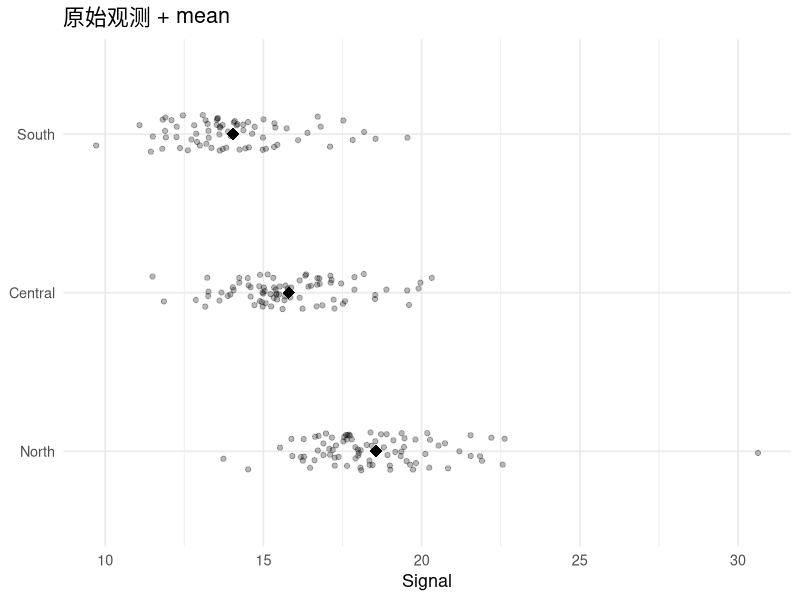
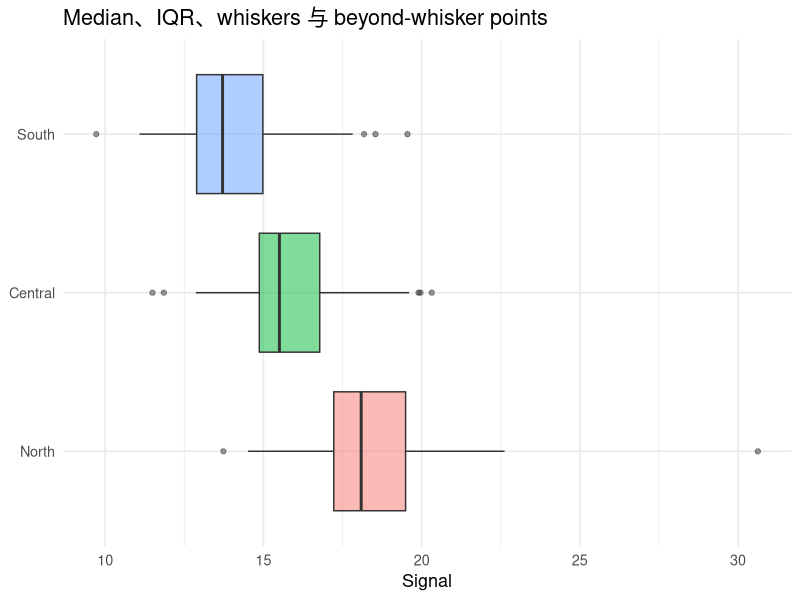
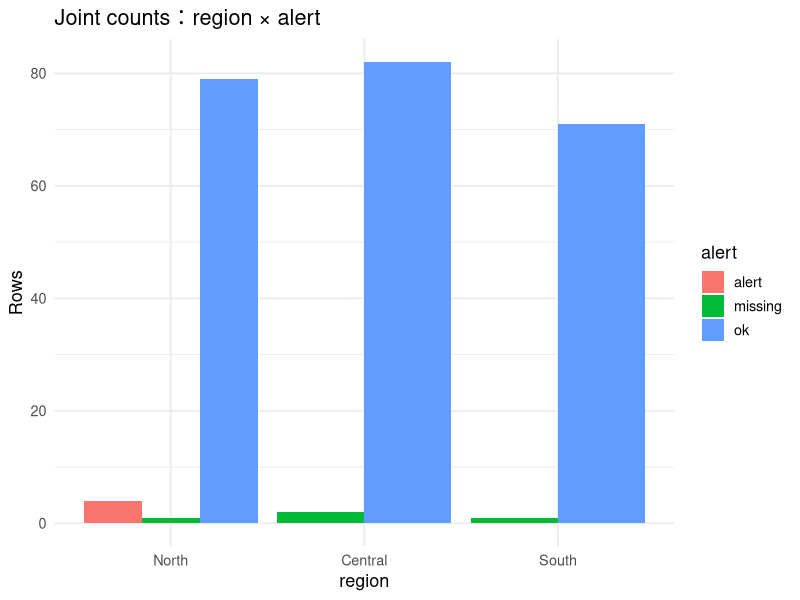
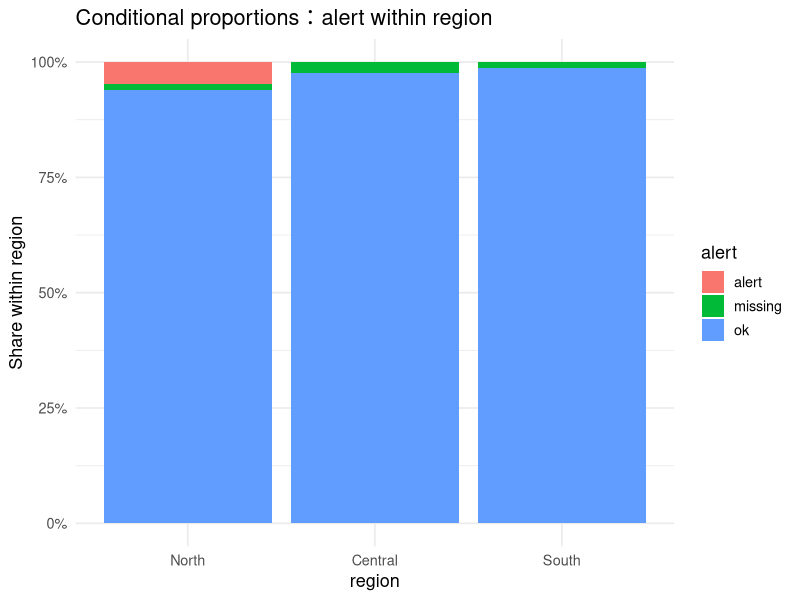
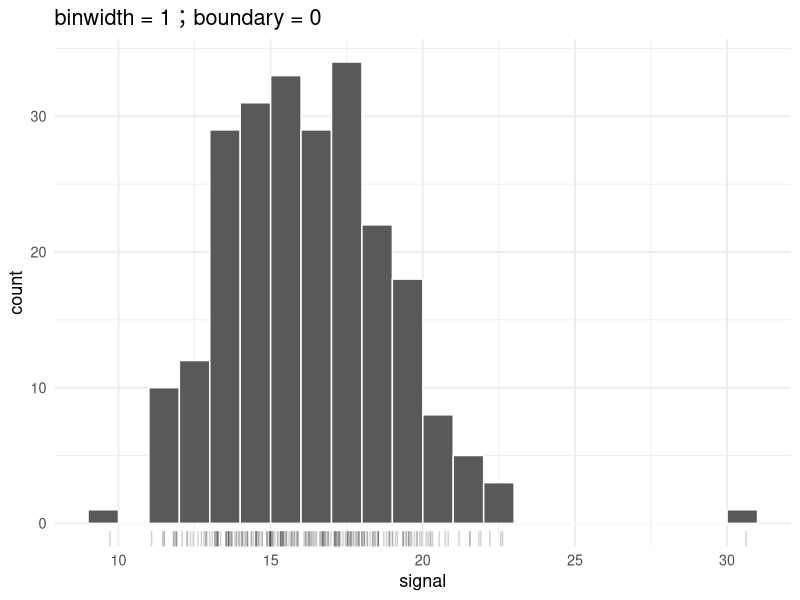
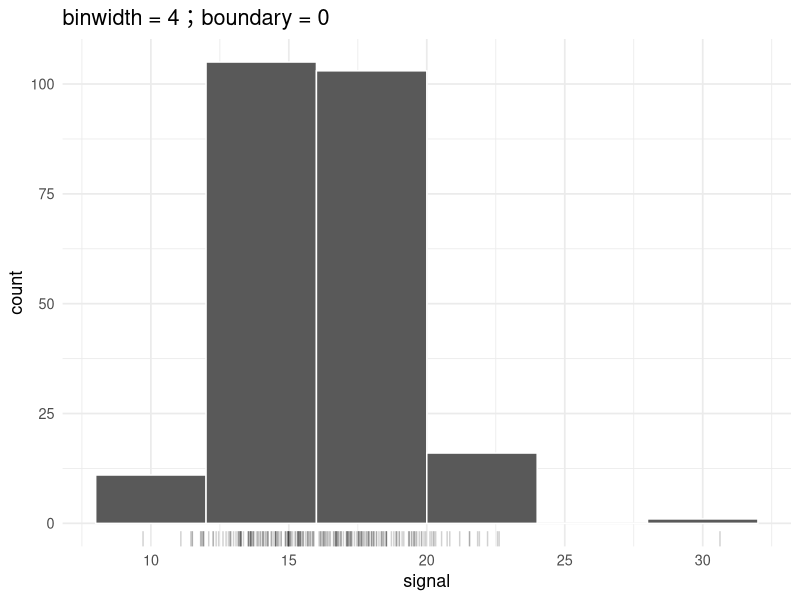
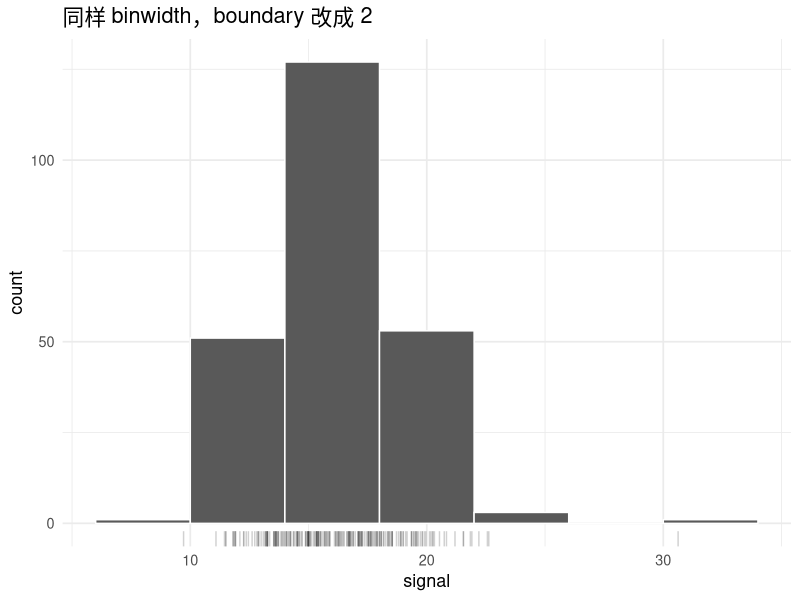
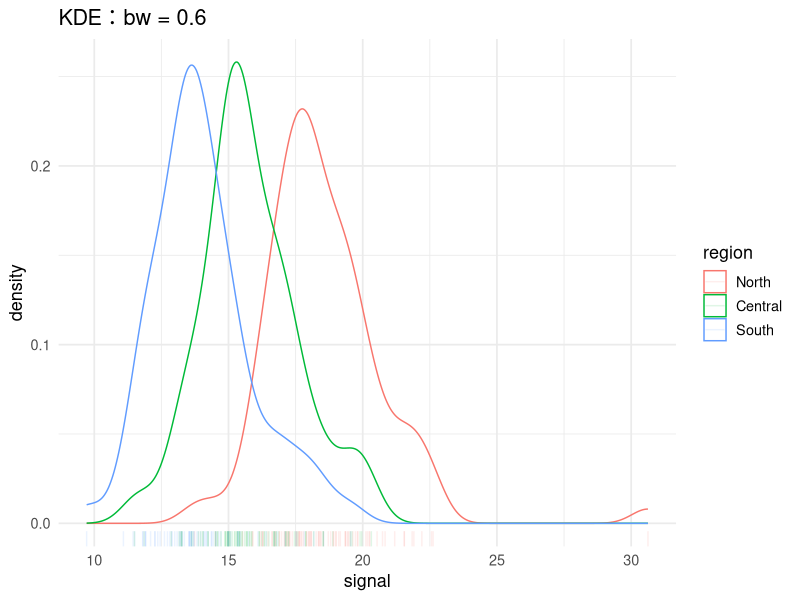

Source code (R) for these figures, in order:
## ---- chunk 1
library(tidyverse)
theme_set(theme_minimal(base_size = 13))

observations <- tidyr::expand_grid(device_num = 1:20, day = 1:12) |>
  mutate(
    device = sprintf("D%02d", device_num),
    region = factor(c("North", "Central", "South")[(device_num - 1) %% 3 + 1],
                    levels = c("North", "Central", "South")),
    load = 20 + 1.7 * day + recode(region, North = 3, Central = 0, South = -2) +
      ((device_num * 17 + day * 7) %% 11 - 5) / 2,
    signal = 4 + 0.38 * load + 2 * sin(day * pi / 6) +
      recode(region, North = 1.5, Central = 0, South = -1) +
      ((device_num * 5 + day * 3) %% 7 - 3) * 0.4,
    events = pmax(0, round(load / 6 + recode(region, North = 2, Central = 1, South = 0) +
                           ((device_num + day) %% 3 - 1))),
    signal = if_else(device_num == 7 & day == 8, signal + 12, signal),
    signal = if_else(
      (device_num == 3 & day == 4) |
      (device_num == 8 & day == 9) |
      (device_num == 14 & day == 2) |
      (device_num == 19 & day == 11),
      NA_real_, signal),
    alert = case_when(is.na(signal) ~ "missing", signal >= 22 ~ "alert", TRUE ~ "ok")
  ) |>
  select(device, device_num, region, day, load, signal, events, alert)

stopifnot(nrow(observations) == 240, sum(is.na(observations$signal)) == 4)
glimpse(observations)
head(observations, 8)
## ---- chunk 2
raw_and_mean <- ggplot(observations, aes(signal, region)) +
  geom_jitter(width = 0, height = 0.12, alpha = 0.28, na.rm = TRUE) +
  stat_summary(fun = mean, geom = "point", shape = 18, size = 4,
               color = "black", na.rm = TRUE) +
  labs(title = "原始观测 + mean", x = "Signal", y = NULL)

boxplots <- ggplot(observations, aes(signal, region, fill = region)) +
  geom_boxplot(alpha = 0.5, na.rm = TRUE, show.legend = FALSE) +
  labs(title = "Median、IQR、whiskers 与 beyond-whisker points",
       x = "Signal", y = NULL)

raw_and_mean
boxplots
## ---- chunk 3
count_plot <- ggplot(observations, aes(region, fill = alert)) +
  geom_bar(position = "dodge") +
  labs(title = "Joint counts：region × alert", y = "Rows")

conditional_plot <- ggplot(observations, aes(region, fill = alert)) +
  geom_bar(position = "fill") +
  scale_y_continuous(labels = scales::label_percent()) +
  labs(title = "Conditional proportions：alert within region",
       y = "Share within region")

count_plot
conditional_plot

count_table <- observations |>
  count(region, alert) |>
  group_by(region) |>
  mutate(within_region = n / sum(n)) |>
  ungroup()
count_table
## ---- chunk 4
hist_narrow <- ggplot(observations, aes(signal)) +
  geom_histogram(binwidth = 1, boundary = 0, color = "white", na.rm = TRUE) +
  geom_rug(alpha = 0.18, na.rm = TRUE) +
  labs(title = "binwidth = 1；boundary = 0")

hist_wide <- ggplot(observations, aes(signal)) +
  geom_histogram(binwidth = 4, boundary = 0, color = "white", na.rm = TRUE) +
  geom_rug(alpha = 0.18, na.rm = TRUE) +
  labs(title = "binwidth = 4；boundary = 0")

hist_shifted <- ggplot(observations, aes(signal)) +
  geom_histogram(binwidth = 4, boundary = 2, color = "white", na.rm = TRUE) +
  geom_rug(alpha = 0.18, na.rm = TRUE) +
  labs(title = "同样 binwidth，boundary 改成 2")

hist_narrow
hist_wide
hist_shifted
## ---- chunk 5
kde_narrow <- ggplot(observations, aes(signal, color = region)) +
  geom_density(bw = 0.6, na.rm = TRUE) +
  geom_rug(alpha = 0.12, na.rm = TRUE) +
  labs(title = "KDE：bw = 0.6")

kde_smooth <- ggplot(observations, aes(signal, color = region)) +
  geom_density(bw = 2.0, na.rm = TRUE) +
  geom_rug(alpha = 0.12, na.rm = TRUE) +
  labs(title = "KDE：bw = 2.0")

violins <- ggplot(observations, aes(region, signal, fill = region)) +
  geom_violin(trim = FALSE, alpha = 0.45, na.rm = TRUE, show.legend = FALSE) +
  geom_boxplot(width = 0.13, outlier.shape = NA, na.rm = TRUE) +
  labs(title = "Violin（mirrored KDE）+ boxplot", x = NULL, y = "Signal")

kde_narrow
kde_smooth
violins
## ---- chunk 6
category_joint <- observations |>
  count(region, alert) |>
  ggplot(aes(alert, region, size = n, color = n)) +
  geom_point() +
  scale_size_area(max_size = 15) +
  labs(title = "Categorical joint counts", size = "Rows", color = "Rows")

points <- ggplot(observations, aes(load, signal)) +
  geom_point(alpha = 0.25, na.rm = TRUE) +
  labs(title = "Scatter：overlap 可能掩盖局部密度")

binned <- ggplot(observations, aes(load, signal)) +
  geom_bin_2d(binwidth = c(3, 2), na.rm = TRUE) +
  labs(title = "2-D histogram：cell color = joint count")

category_joint
points
binned
## ---- chunk 7
measurements_long <- observations |>
  pivot_longer(c(load, signal, events), names_to = "measurement", values_to = "value")

distribution_gallery <- ggplot(measurements_long, aes(value)) +
  geom_histogram(bins = 20, na.rm = TRUE) +
  facet_wrap(vars(measurement), scales = "free", nrow = 1) +
  labs(title = "Distribution overview", x = NULL, y = "Recorded rows")

recorded_share <- observations |>
  group_by(day, region) |>
  summarise(recorded_share = mean(!is.na(signal)), .groups = "drop")

missing_plot <- ggplot(recorded_share, aes(day, region, fill = recorded_share)) +
  geom_tile(color = "white") +
  scale_fill_viridis_c(limits = c(0, 1), labels = scales::label_percent()) +
  scale_x_continuous(breaks = 1:12) +
  labs(title = "Recorded-share heatmap", fill = "Recorded share")

outcome_gallery <- observations |>
  pivot_longer(c(load, events), names_to = "measurement", values_to = "value") |>
  ggplot(aes(value, signal, color = region)) +
  geom_point(alpha = 0.3, na.rm = TRUE) +
  facet_wrap(vars(measurement), scales = "free_x", nrow = 1) +
  labs(title = "Outcome-focused EDA：signal 与候选变量", x = NULL, y = "Signal") +
  theme(legend.position = "bottom")

distribution_gallery
missing_plot
outcome_gallery
